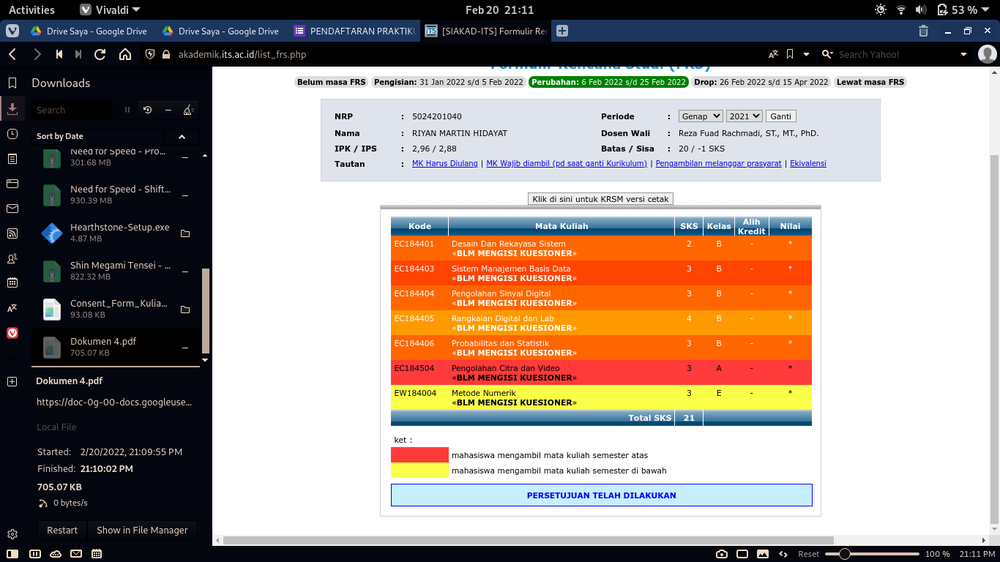
#> input picture image.png, 1000 x 562 px, shrunk from 1366 x 768 before the run, found by its file name
$ python Untitled-1.py
#> lines starting #> are read from the running program, lines starting #| are printed output that depends on the picture
import numpy as np
from matplotlib import pyplot as plt
import cv2

img = cv2.imread('/home/marayat/Documents/pythonworkspace/image.png')
#> img is the input picture: shape (562, 1000, 3); mean B, G, R 142.7, 150, 163
im = np.double(cv2.cvtColor(img, cv2.COLOR_BGR2GRAY))/255
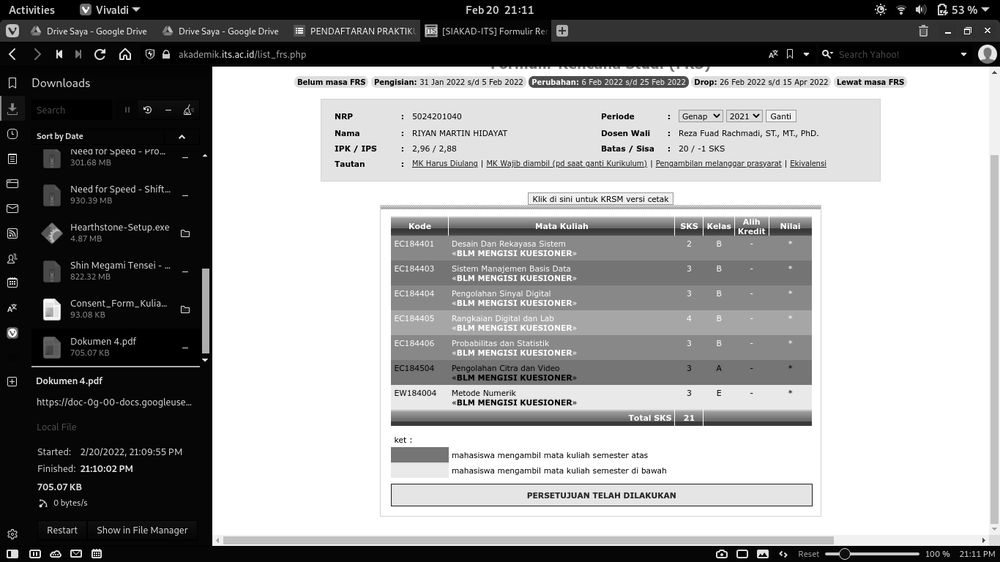
#> im: shape (562, 1000) float64; min 0, max 1, mean 0.601
c=0.7


for i in range(im.shape[0]):
    for j in range(im.shape[1]):
        im[i,j]=im[i,j]+c


im = im+c


cv2.imshow('frame', img)

ch= cv2.waitKey(0) & 0xFF
#> (key Esc is pressed here)
